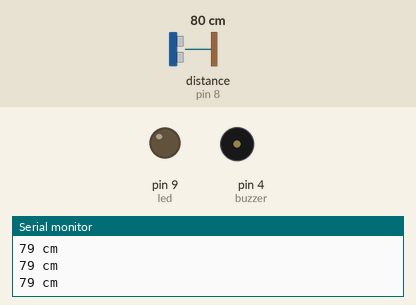
The sketch below on a simulated Arduino Uno, built with avr-gcc and run on an emulated ATmega328P. Parts: output pins drawn as LEDs (lit = HIGH), buzzer (waves = sounding, pin HIGH), the last lines printed to the serial monitor. Wiring (inferred from the names in the program): ultrasonic range finder: trigger pin 7; echo pin 8. Inputs (shaded band) come from the test bench; at power-on: distance to the obstacle (sensor on pin 8) 80 cm. The echo pulse lasts 58.3 µs per cm; pins used as bus, display or sensor lines are not drawn.

Above: at 1.2 s.
1.3 s: distance to the obstacle (sensor on pin 8) set to 2 cm
At 2.7 s:
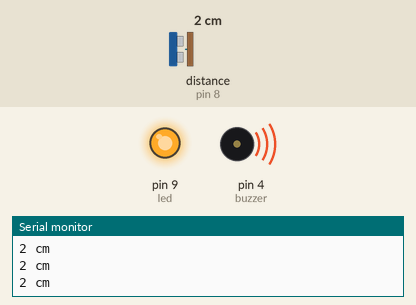
3.0 s: distance to the obstacle (sensor on pin 8) set to 9 cm
At 4.2 s:
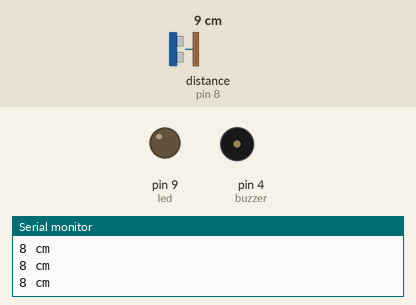
4.5 s: distance to the obstacle (sensor on pin 8) set to 4 cm
At 5.5 s:
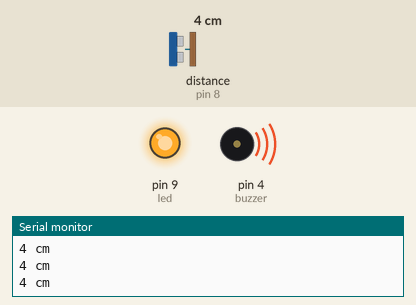
Timing chart, 0 to 7.5 s (numbered marks = the images above; inputs shaded):
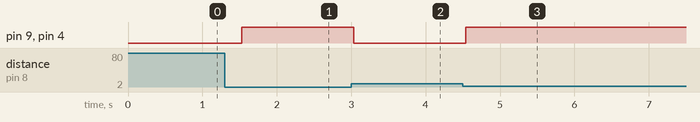

Measured:
- after the input at 1.3 s, pin 9 (led), pin 4 (buzzer): LOW → HIGH after 0.23 s
- after the input at 3.0 s, pin 9 (led), pin 4 (buzzer): HIGH → LOW at once
- after the input at 4.5 s, pin 9 (led), pin 4 (buzzer): LOW → HIGH at once

The sketch:

Ultrasonic_Buzzer.ino
```cpp
const int trig = 7; //ประกาศขา trig
const int echo = 8; //ประกาศขา echo
const int led = 9; //ประกาศขา led
const int buzzer = 4 ; // Buzzer
long duration, distance; //ประกาศตัวแปรเก็บค่าระยะ

void setup() {
  Serial.begin(9600);
  pinMode(echo, INPUT); //สั่งให้ขา echo ใช้งานเป็น input
  pinMode(trig, OUTPUT); //สั่งให้ขา trig ใช้งานเป็น output
  pinMode(led, OUTPUT);
  pinMode(buzzer, OUTPUT);
}
void loop() {
 digitalWrite(trig, LOW);
 delayMicroseconds(5);
 digitalWrite(trig, HIGH);
 delayMicroseconds(5);
 digitalWrite(trig, LOW); //ใช้งานขา trig

 duration = pulseIn(echo, HIGH); //อ่านค่าของ echo
 distance = (duration/2) / 29.1; //คำนวณเป็น centimeters
 Serial.print(distance);
 Serial.print(" cm\n");
 if(distance <= 5){ //ระยะการใช้งาน
  digitalWrite(led, HIGH);
  digitalWrite(buzzer, HIGH);
 } //เงื่อนไข ถ้าระยะน้อยกว่า 5cm ให้ led ติด
 else{
  digitalWrite(led, LOW);
  digitalWrite(buzzer, LOW);
 }
 delay(300);
}
```
